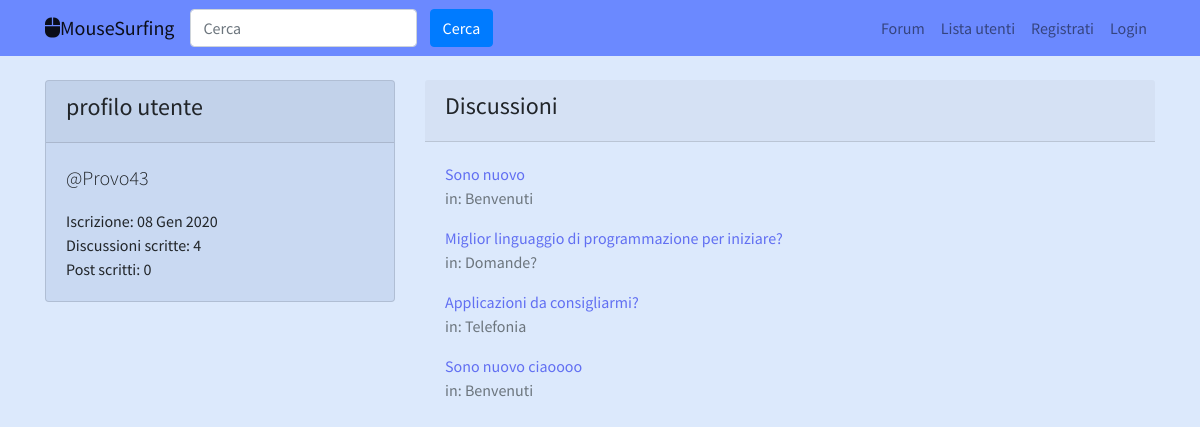
/user/Provo43/, run on the app's committed database.
### logica_sezioni/models.py (models this page shows, shortened)
class Discussione(models.Model):
    titolo = models.CharField(max_length=100)
    data_creazione = models.DateTimeField(auto_now_add=True) #la data di creazione della discussione verrà impostata nel momento della creazione dello stesso secondo l'orario attuale.
    autore_discussione = models.ForeignKey(User, on_delete=models.CASCADE, related_name="discussioni")
    sezione_appartenenza = models.ForeignKey(Sezione, on_delete=models.CASCADE) #senza related_name si richiamerà discussione_set
    class Meta:
        verbose_name = "Discussione"
        verbose_name_plural = "Discussioni"
    def get_absolute_url(self):
        return reverse("visualizza_discussione", kwargs={"pk": self.pk})

class Sezione(models.Model):
    nome_sezione = models.CharField(max_length=90)
    descrizione = models.CharField(max_length=90, blank=True, null=True)
    logo_sezione = models.ImageField(blank=True, null=True)
    def __str__(self):
        return self.nome_sezione
    class Meta:
        verbose_name = "Sezione"
        verbose_name_plural = "Sezioni"

### core/views.py (the view)
# urls.py: path('user/<username>/', Profilo_Utente, name='profilo_utente'),
def Profilo_Utente(request, username):
    user = get_object_or_404(User, username=username)
    discussioni_utente = Discussione.objects.filter(autore_discussione=user).order_by("-pk")
    context = {"user": user, "discussioni_utente": discussioni_utente}
    return render(request, 'profilo_utente.html', context)

### core/templates/profilo_utente.html (shortened to what this page needs)
{% extends 'base.html' %}
{% block content %}
<div class="row">
  <div class="col-4">
      <div class="card" style="background-color: #c9d9f2;">
          <div class="card-header">
              <h4>{% if request.user == user %}Il tuo {% endif %}profilo utente</h4>
          </div>
          <div class="card-body">
            <p class="lead">@{{ user }}</p>
            <p class="mb-0">Iscrizione: {{ user.date_joined|date:"d M Y" }}</p>
            <p class="mb-0">Discussioni scritte: {{ user.discussioni.count }}</p>
            <p class="mb-0">Post scritti: {{ user.posts.count }}</p>
          </div>
      </div>
  </div>
  <div class="col-8">
      <div class="card-header">
        <h4>Discussioni</h4>
      </div>
      <div class="card-body">
          {% for discussione in discussioni_utente %}
            <a href="{{ discussione.get_absolute_url }}">{{ discussione.titolo }}</a>
            <p class="text-muted">in: {{ discussione.sezione_appartenenza }}</p>
          {% empty %}
            {% if request.user != user %}
              <p>{{ user }} non ha creato alcuna discussione</p>
            {% else %}
              <p>Non hai creato alcuna discussione</p>
            {% endif %}
          {% endfor %}
      </div>
  </div>
</div>
{% endblock content %}

### static-storage/css/stile.css (style rules this page uses)
body { font-family: 'Open Sans', sans-serif; font-family: 'Source Sans Pro', sans-serif; }
a, a:hover { color: #616ff2; }

### data on the page
Discussione: titolo "Sono nuovo", sezione_appartenenza "Benvenuti"
Discussione: titolo "Miglior linguaggio di programmazione per iniziare?", sezione_appartenenza "Domande?"
Discussione: titolo "Applicazioni da consigliarmi?", sezione_appartenenza "Telefonia"
Discussione: titolo "Sono nuovo ciaoooo", sezione_appartenenza "Benvenuti"

### other printed values
{{ user }} "Provo43"
{{ user.date_joined|date:"d M Y" }} "08 Gen 2020"
{{ user.discussioni.count }} "4"
{{ user.posts.count }} "0"
